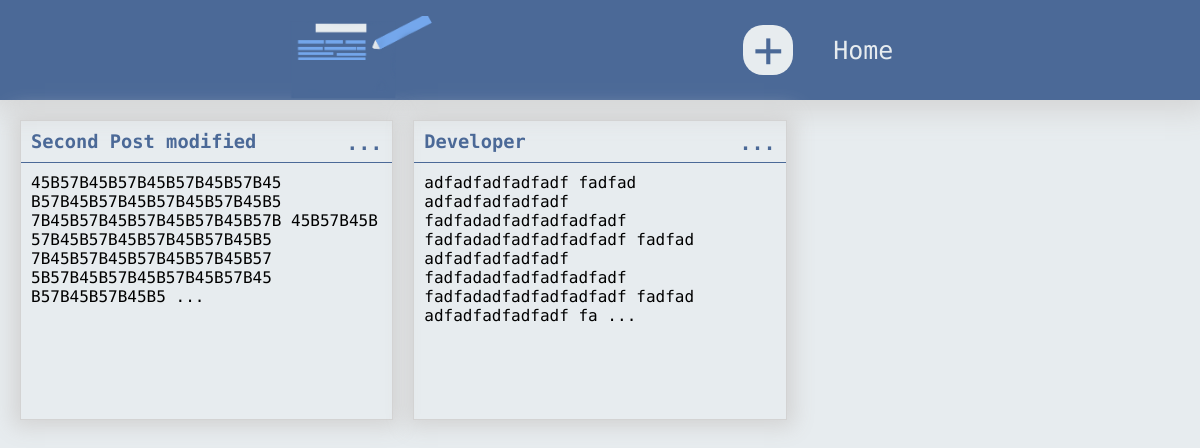
Before: / with the older database file.
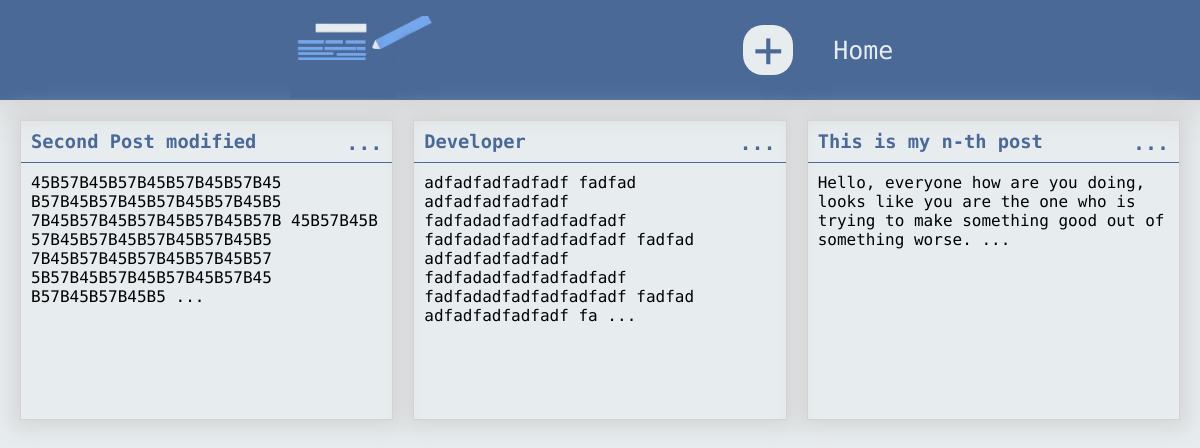
After: the same page with the newer database file.
### notes_app/models.py (models this page shows, shortened)
class Note(models.Model):
	title = models.CharField(max_length = 30, default = 'untitled')
	content = models.TextField(null = False)
	def small(self):
		return self.content[:190]

### notes_app/views.py (the view)
# urls.py: path('', v.home, name = 'home-page'),
def home(request):
	notes = Note.objects.all()
	return render(request, 'home.html', {'notes': notes})

### notes_app/templates/home.html (shortened to what this page needs)
{% extends 'base.html' %}
{% load static %}
{% block headers %}
<link rel="stylesheet" href="{% static 'style/home.css' %}">
{% endblock headers %}
{% block body %}
<div class="note-container">
	<div class="notes">
		{% for note in notes %}
		<div class="note-card">
			<h3 class="note-heading">{{ note.title }}
				<button class="dots" data-id="1"><span>...</span>
				</button>
			</h3>
			<p class="note-note">
				{{ note.small }} ...
			</p>
		</div>
		{% endfor %}
	</div>
</div>
{% endblock body %}

### notes_app/templates/base.html (shortened to what this page needs)
<!DOCTYPE html>
<html lang="en">
<head>
	{% load static %}
	<link rel="stylesheet" href="{% static 'style/base.css' %}">
	{% block headers %} {% endblock headers %}
	<link rel="stylesheet" href="">
</head>
<body>
	<nav class="nav-wrapper">
		<img src="{% static 'images/logo.png' %}" alt="">
		<ul>
			<li class="plus"><a href="{% url 'add-page' %}">+</a></li>
			<li class="home"><a href="{% url 'home-page' %}">Home</a></li>
		</ul>
	</nav>
	{% block body %} {% endblock body %}
</body>
</html>

### notes_app/static/style/base.css (style rules this page uses)
* { margin: 0; padding: 0; box-sizing: border-box; font-family: 'Fira Code', sans-serif }
:root { --primary: #4b6997; --secondary: #E7ECEF; --yes: #DB5461; --no: #45B57B; --shadow: lightgray; }
body { overflow-x: hidden; background: var(--secondary); }
.nav-wrapper { width: 100vw; margin: 0 auto; height: 100px; background: var(--primary); display: flex; justify-content: space-evenly; align-items: center; color: white; box-shadow: 0 0 30px 10px var(--shadow); }
.nav-wrapper img { position: relative; top: 10px; width: 150px; height: auto; }
.nav-wrapper .plus { background: var(--secondary); width: 50px; height: 50px; display: flex; justify-content: center; align-items: center; border-radius: 20px; }
.nav-wrapper .plus a { font-size: 50px; color: var(--primary); text-decoration: none; }
.nav-wrapper ul { list-style-type: none; display: flex; align-items: center; }
.nav-wrapper ul li { margin: 20px; }
.nav-wrapper ul li.home a { color: var(--secondary); text-decoration: none; font-size: 25px; position: relative; }
.nav-wrapper ul li.home a::after { content: ''; position: absolute; top: 100%; left: 50%; width: 0; height: 2px; background: var(--secondary); transition: 0.3s; }

### notes_app/static/style/home.css (style rules this page uses)
.notes { display: grid; grid-template-columns: 1fr 1fr; grid-gap: 20px; padding: 20px; max-width: 100vw; width: 1500px; margin: 0 auto; }
.notes .note-card { border: 1px solid var(--shadow); height: 300px; overflow: hidden; box-shadow: 0 0 20px 7px var(--shadow); }
.notes .note-card .note-heading { padding: 10px; border-radius: 10px 10px 0 0; color: var(--primary); position: relative; border-bottom: 1px solid var(--primary); }
.notes .note-card .note-note { padding: 10px; }
.notes .note-card .note-heading button { border: none; background: transparent; color: var(--primary); font-weight: 600; outline: none; position: absolute; right: 10px; }
.note-card .note-heading button span { font-size: 20px; transition: 0.3s; }
@media (min-width: 700px) { .notes { grid-template-columns: 1fr 1fr 1fr; } }
@media (min-width: 700px) { .note-card { height: 200px; } }

Changed rows visible on the page:
added Note: title "This is my n-th post", small "Hello, everyone how are you doing, looks like you are the one who is trying to make something good out of something worse."
